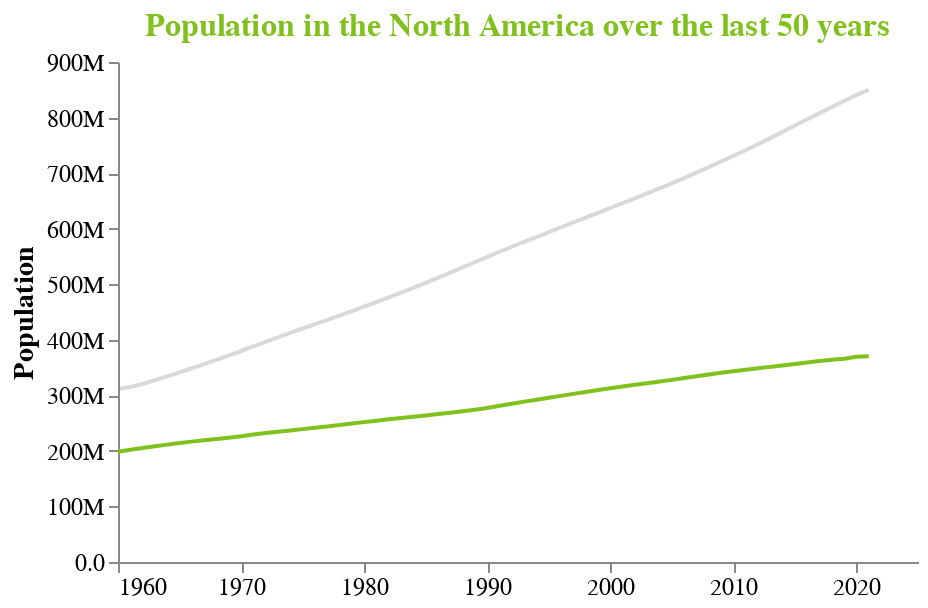

The notebook cell this image was saved under:
### Code cell
colors=['#80C11E', 'grey']
chart = alt.Chart(df_melt).mark_line().encode(
    x = alt.X('Year:Q',
              title=None, 
              axis=alt.Axis(format='.0f',tickMinStep=10)),
    y = alt.Y('Population:Q', 
              axis=alt.Axis(format='.2s')),
    color = alt.Color('Continent:N', 
                      scale=alt.Scale(range=colors),
                      legend=None),
    opacity = alt.condition(alt.datum['Continent'] == 'North America', alt.value(1), alt.value(0.3))
).properties(
    title='Population in the North America over the last 50 years',
    width=400,
    height=250
).configure_axis(
    grid=False,
    titleFontSize=14,
    labelFontSize=12
).configure_title(
    fontSize=16,
    color='#80C11E'
).configure_view(
    strokeWidth=0
)

chart

### Figure 1 — Vega-Lite specification as saved in the notebook (floating-point values rounded to 4 significant figures)
{"config": {"view": {"continuousWidth": 400, "continuousHeight": 300, "strokeWidth": 0}, "axis": {"grid": false, "labelFontSize": 12, "titleFontSize": 14}, "title": {"color": "#80C11E", "fontSize": 16}}, "data": {"name": "data-a02ac45c6893245e2513c7f7b22feabb"}, "mark": "line", "encoding": {"color": {"field": "Continent", "legend": null, "scale": {"range": ["#80C11E", "grey"]}, "type": "nominal"}, "opacity": {"condition": {"value": 1, "test": "(datum['Continent'] === 'North America')"}, "value": 0.3}, "x": {"axis": {"format": ".0f", "tickMinStep": 10}, "field": "Year", "title": null, "type": "quantitative"}, "y": {"axis": {"format": ".2s"}, "field": "Population", "type": "quantitative"}}, "height": 250, "title": "Population in the North America over the last 50 years", "width": 400, "$schema": "https://vega.github.io/schema/vega-lite/v4.17.0.json", "datasets": {"data-a02ac45c6893245e2513c7f7b22feabb": [{"Year": 1960, "Continent": "North America", "Population": 198600000.0}, {"Year": 1961, "Continent": "North America", "Population": 202000000.0}, {"Year": 1962, "Continent": "North America", "Population": 205200000.0}, {"Year": 1963, "Continent": "North America", "Population": 208300000.0}, {"Year": 1964, "Continent": "North America", "Population": 211300000.0}, {"Year": 1965, "Continent": "North America", "Population": 214000000.0}, {"Year": 1966, "Continent": "North America", "Population": 216700000.0}, {"Year": 1967, "Continent": "North America", "Population": 219200000.0}, {"Year": 1968, "Continent": "North America", "Population": 221500000.0}, {"Year": 1969, "Continent": "North America", "Population": 223800000.0}, {"Year": 1970, "Continent": "North America", "Population": 226400000.0}, {"Year": 1971, "Continent": "North America", "Population": 229700000.0}, {"Year": 1972, "Continent": "North America", "Population": 232200000.0}, {"Year": 1973, "Continent": "North America", "Population": 234500000.0}, {"Year": 1974, "Continent": "North America", "Population": 236700000.0}, {"Year": 1975, "Continent": "North America", "Population": 239200000.0}, {"Year": 1976, "Continent": "North America", "Population": 241500000.0}, {"Year": 1977, "Continent": "North America", "Population": 244000000.0}, {"Year": 1978, "Continent": "North America", "Population": 246600000.0}, {"Year": 1979, "Continent": "North America", "Population": 249300000.0}, {"Year": 1980, "Continent": "North America", "Population": 251800000.0}, {"Year": 1981, "Continent": "North America", "Population": 254300000.0}, {"Year": 1982, "Continent": "North America", "Population": 256800000.0}, {"Year": 1983, "Continent": "North America", "Population": 259200000.0}, {"Year": 1984, "Continent": "North America", "Population": 261500000.0}, {"Year": 1985, "Continent": "North America", "Population": 263800000.0}, {"Year": 1986, "Continent": "North America", "Population": 266300000.0}, {"Year": 1987, "Continent": "North America", "Population": 268800000.0}, {"Year": 1988, "Continent": "North America", "Population": 271300000.0}, {"Year": 1989, "Continent": "North America", "Population": 274200000.0}, {"Year": 1990, "Continent": "North America", "Population": 277400000.0}, {"Year": 1991, "Continent": "North America", "Population": 281100000.0}, {"Year": 1992, "Continent": "North America", "Population": 284900000.0}, {"Year": 1993, "Continent": "North America", "Population": 288700000.0}, {"Year": 1994, "Continent": "North America", "Population": 292200000.0}, {"Year": 1995, "Continent": "North America", "Population": 295600000.0}, {"Year": 1996, "Continent": "North America", "Population": 299100000.0}, {"Year": 1997, "Continent": "North America", "Population": 302600000.0}, {"Year": 1998, "Continent": "North America", "Population": 306100000.0}, {"Year": 1999, "Continent": "North America", "Population": 309500000.0}, {"Year": 2000, "Continent": "North America", "Population": 312900000.0}, {"Year": 2001, "Continent": "North America", "Population": 316100000.0}, {"Year": 2002, "Continent": "North America", "Population": 319000000.0}, {"Year": 2003, "Continent": "North America", "Population": 321800000.0}, {"Year": 2004, "Continent": "North America", "Population": 324800000.0}, {"Year": 2005, "Continent": "North America", "Population": 327800000.0}, {"Year": 2006, "Continent": "North America", "Population": 331000000.0}, {"Year": 2007, "Continent": "North America", "Population": 334200000.0}, {"Year": 2008, "Continent": "North America", "Population": 337400000.0}, {"Year": 2009, "Continent": "North America", "Population": 340500000.0}, {"Year": 2010, "Continent": "North America", "Population": 343400000.0}, {"Year": 2011, "Continent": "North America", "Population": 346000000.0}, {"Year": 2012, "Continent": "North America", "Population": 348700000.0}, {"Year": 2013, "Continent": "North America", "Population": 351200000.0}, {"Year": 2014, "Continent": "North America", "Population": 353900000.0}, {"Year": 2015, "Continent": "North America", "Population": 356500000.0}, {"Year": 2016, "Continent": "North America", "Population": 359200000.0}, {"Year": 2017, "Continent": "North America", "Population": 361700000.0}, {"Year": 2018, "Continent": "North America", "Population": 364000000.0}, {"Year": 2019, "Continent": "North America", "Population": 366000000.0}, {"Year": 2020, "Continent": "North America", "Population": 369600000.0}, {"Year": 2021, "Continent": "North America", "Population": 370200000.0}, {"Year": 1960, "Continent": "World", "Population": 311300000.0}, {"Year": 1961, "Continent": "World", "Population": 315000000.0}, {"Year": 1962, "Continent": "World", "Population": 320400000.0}, {"Year": 1963, "Continent": "World", "Population": 327300000.0}, {"Year": 1964, "Continent": "World", "Population": 334200000.0}, {"Year": 1965, "Continent": "World", "Population": 341300000.0}, {"Year": 1966, "Continent": "World", "Population": 348800000.0}, {"Year": 1967, "Continent": "World", "Population": 356200000.0}, {"Year": 1968, "Continent": "World", "Population": 363800000.0}, {"Year": 1969, "Continent": "World", "Population": 371800000.0}, {"Year": 1970, "Continent": "World", "Population": 379800000.0}, {"Year": 1971, "Continent": "World", "Population": 388100000.0}, {"Year": 1972, "Continent": "World", "Population": 396300000.0}, {"Year": 1973, "Continent": "World", "Population": 404400000.0}, {"Year": 1974, "Continent": "World", "Population": 412500000.0}, {"Year": 1975, "Continent": "World", "Population": 420300000.0}, {"Year": 1976, "Continent": "World", "Population": 428000000.0}, {"Year": 1977, "Continent": "World", "Population": 435700000.0}, {"Year": 1978, "Continent": "World", "Population": 443400000.0}, {"Year": 1979, "Continent": "World", "Population": 451400000.0}, {"Year": 1980, "Continent": "World", "Population": 459500000.0}, {"Year": 1981, "Continent": "World", "Population": 467800000.0}, {"Year": 1982, "Continent": "World", "Population": 476500000.0}, {"Year": 1983, "Continent": "World", "Population": 485100000.0}, {"Year": 1984, "Continent": "World", "Population": 493600000.0}, {"Year": 1985, "Continent": "World", "Population": 502300000.0}, {"Year": 1986, "Continent": "World", "Population": 511400000.0}, {"Year": 1987, "Continent": "World", "Population": 520800000.0}, {"Year": 1988, "Continent": "World", "Population": 530200000.0}, {"Year": 1989, "Continent": "World", "Population": 539600000.0}, {"Year": 1990, "Continent": "World", "Population": 549100000.0}, {"Year": 1991, "Continent": "World", "Population": 558400000.0}, {"Year": 1992, "Continent": "World", "Population": 567400000.0}, {"Year": 1993, "Continent": "World", "Population": 576300000.0}, {"Year": 1994, "Continent": "World", "Population": 585000000.0}, {"Year": 1995, "Continent": "World", "Population": 593700000.0}, {"Year": 1996, "Continent": "World", "Population": 602500000.0}, {"Year": 1997, "Continent": "World", "Population": 611300000.0}, {"Year": 1998, "Continent": "World", "Population": 620000000.0}, {"Year": 1999, "Continent": "World", "Population": 628600000.0}, {"Year": 2000, "Continent": "World", "Population": 637200000.0}, {"Year": 2001, "Continent": "World", "Population": 645900000.0}, {"Year": 2002, "Continent": "World", "Population": 654600000.0}, {"Year": 2003, "Continent": "World", "Population": 663400000.0}, {"Year": 2004, "Continent": "World", "Population": 672400000.0}, {"Year": 2005, "Continent": "World", "Population": 681600000.0}, {"Year": 2006, "Continent": "World", "Population": 691100000.0}, {"Year": 2007, "Continent": "World", "Population": 700800000.0}, {"Year": 2008, "Continent": "World", "Population": 710800000.0}, {"Year": 2009, "Continent": "World", "Population": 720900000.0}, {"Year": 2010, "Continent": "World", "Population": 731000000.0}, {"Year": 2011, "Continent": "World", "Population": 741200000.0}, {"Year": 2012, "Continent": "World", "Population": 752000000.0}, {"Year": 2013, "Continent": "World", "Population": 763000000.0}, {"Year": 2014, "Continent": "World", "Population": 774200000.0}, {"Year": 2015, "Continent": "World", "Population": 785500000.0}, {"Year": 2016, "Continent": "World", "Population": 796800000.0}, {"Year": 2017, "Continent": "World", "Population": 808000000.0}, {"Year": 2018, "Continent": "World", "Population": 819000000.0}, {"Year": 2019, "Continent": "World", "Population": 829900000.0}, {"Year": 2020, "Continent": "World", "Population": 840300000.0}, {"Year": 2021, "Continent": "World", "Population": 850000000.0}]}}
